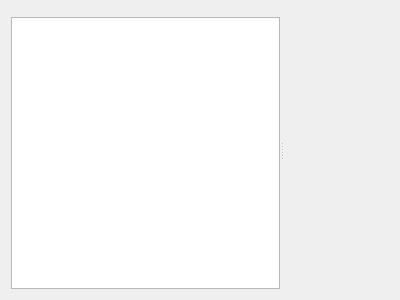
<?xml version="1.0" encoding="UTF-8"?>
<ui version="4.0">
 <class>GammaRay::ObjectInspector</class>
 <widget class="QWidget" name="GammaRay::ObjectInspector">
  <property name="geometry">
   <rect>
    <x>0</x>
    <y>0</y>
    <width>400</width>
    <height>300</height>
   </rect>
  </property>
  <property name="windowTitle">
   <string>Form</string>
  </property>
       <layout class="QVBoxLayout" name="verticalLayout_5">
        <item>
         <widget class="QSplitter" name="splitter">
          <property name="orientation">
           <enum>Qt::Horizontal</enum>
          </property>
          <widget class="QWidget" name="layoutWidget_1">
           <layout class="QVBoxLayout" name="verticalLayout_2">
            <item>
             <widget class="KFilterProxySearchLine" name="objectSearchLine"/>
            </item>
            <item>
             <widget class="QTreeView" name="objectTreeView">
              <property name="allColumnsShowFocus">
               <bool>true</bool>
              </property>
              <attribute name="headerShowSortIndicator" stdset="0">
               <bool>true</bool>
              </attribute>
             </widget>
            </item>
           </layout>
          </widget>
          <widget class="GammaRay::PropertyWidget" name="objectPropertyWidget" native="true"/>
         </widget>
        </item>
       </layout>
 </widget>
 <customwidgets>
  <customwidget>
   <class>KFilterProxySearchLine</class>
   <extends>QWidget</extends>
   <header>kde/kfilterproxysearchline.h</header>
  </customwidget>
  <customwidget>
   <class>GammaRay::PropertyWidget</class>
   <extends>QWidget</extends>
   <header>propertywidget.h</header>
   <container>1</container>
  </customwidget>
 </customwidgets>
 <resources/>
 <connections/>
</ui>
